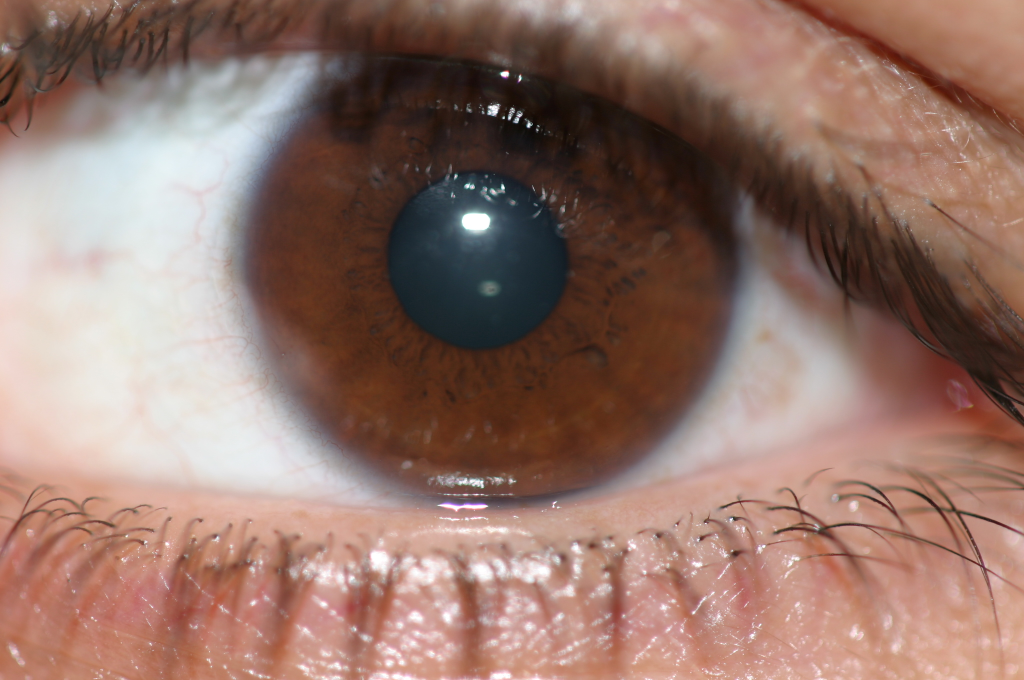
#> input picture images/020/IMG_020_L_2.JPG, 2048 x 1360 px (shown at 1/2 size); its folder holds only this picture in this run
$ python -i iris_recognition.py   (imports and definitions only)   (older library calls are emulated)
#> lines starting #> are read from the running program, lines starting #| are printed output that depends on the picture; after the words box and inside, x2 and y2 are one past the last pixel; in counts of white or black regions, pixels touching at a corner belong together
import numpy as np
import cv2
import glob
from scipy.spatial import distance
import pandas as pd
import os

class Iris_Recognition:

    def localize_iris(self,image):
        #reading image
#> called with image = 'images/020/IMG_020_L_2.JPG'
        img = cv2.imread(image,0)
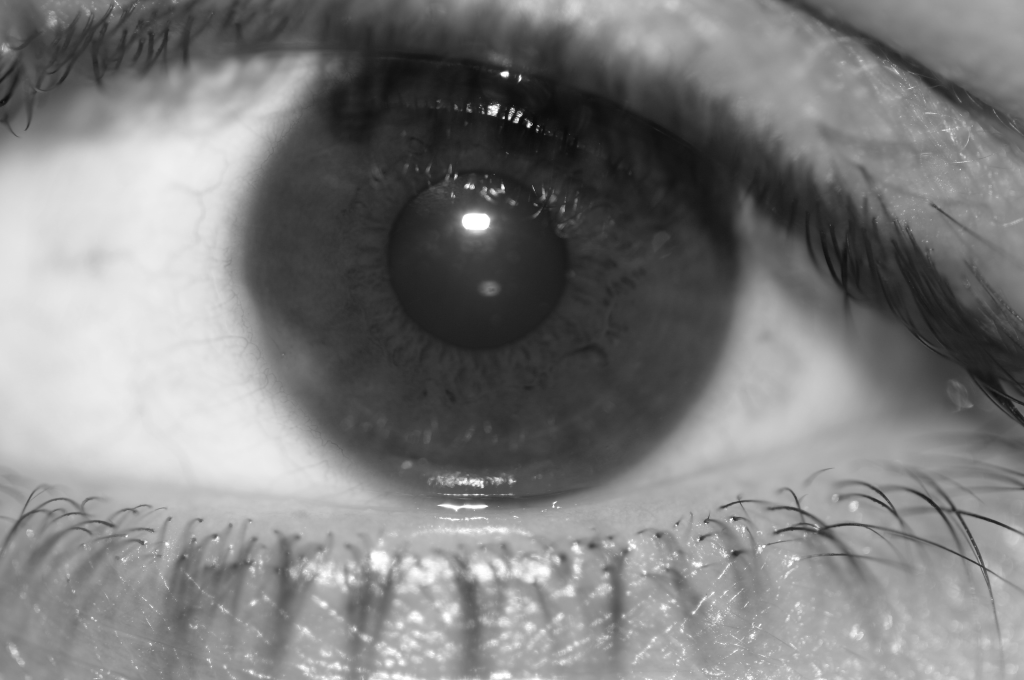
#> img: shape (1360, 2048) (shown at 1/2 size); min 0, max 255, mean 125.1
        #resizing image
        img = cv2.resize(img, (800,600))
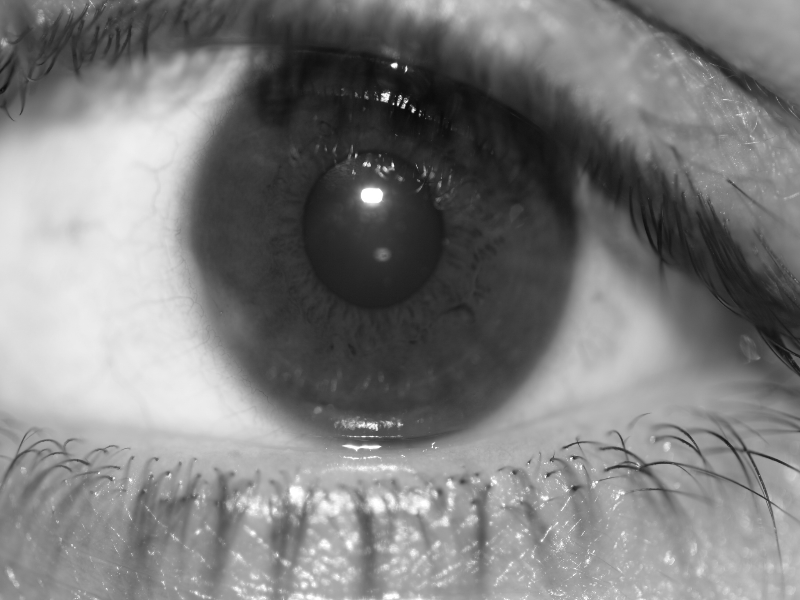
#> img: shape (600, 800); min 10, max 255, mean 125
        #converting image to grayscale
        cimg = cv2.cvtColor(img, cv2.COLOR_GRAY2BGR)
        #applying blur
        img = cv2.GaussianBlur(img, (5,5), 0)
        #creating mask
        _, threshold = cv2.threshold(img, 0, 255, cv2.THRESH_BINARY+cv2.THRESH_OTSU)
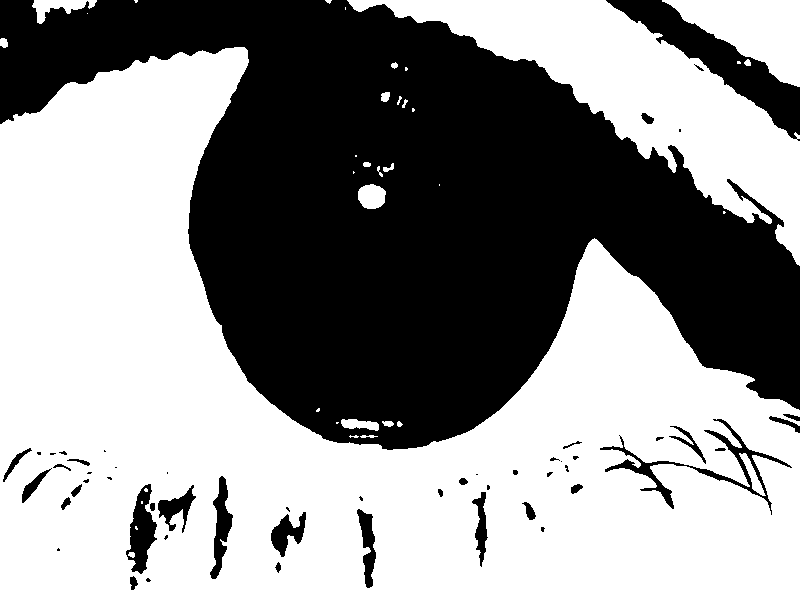
#> threshold: shape (600, 800); 57.1% white; 54 black regions (22 under 20 px), largest, box (x1, y1, x2, y2) and area: (0, 0, 800, 450) 189625, (606, 0, 800, 141) 6777, (600, 419, 792, 515) 2090
        #detectig edges
        canny = cv2.Canny(threshold, 40,50)
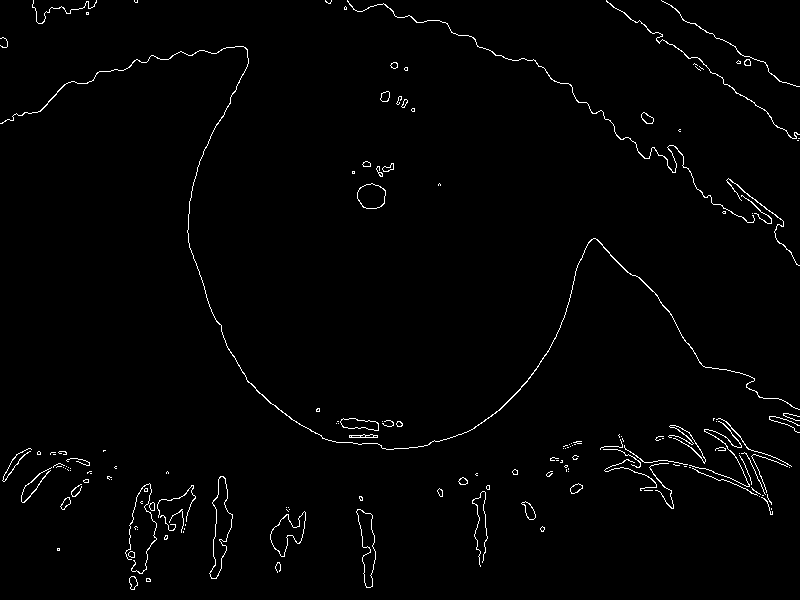
#> canny: shape (600, 800); 1.5% white in thin lines or dots
        #finding circles in edges
        circles = cv2.HoughCircles(canny, cv2.HOUGH_GRADIENT, 1, canny.shape[0]/1, param1=70, param2=30, minRadius=0, maxRadius=400)
#> circles = [[387.5, 227.5, 200.4]]
        circles = np.uint16(np.around(circles))
#> circles = [[388, 228, 200]]
        for i in circles[0,:]:
            # draw the outer circle
            #cv2.circle(cimg,(i[0],i[1]),i[2],(0,255,0),2)
            # draw the center of the circle
            #cv2.circle(cimg,(i[0],i[1]),2,(0,0,255),3)
            x = i[0] - 160
            y = i[1] - 160
            crop = cimg[y:y + 320, x:x + 320]
            r = i[2]
#> this loop made 1 pass
#> (i, x, y, r) on pass 1: ([388, 228, 200], 228, 68, 200)
#> pass 1, in localize_iris, `crop = cimg[y:y + 320, x:x + 320]`:
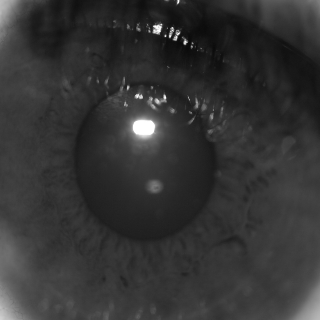
#> crop: shape (320, 320, 3); min 10, max 255, mean 52.3
        # [4 lines of commented-out code are left out]
        return (crop,r)


    # [44 lines left out: functions normalize_iris, encode_features, match_iris, not called in this run]

    # [16 lines of commented-out code are left out]

>>> result = Iris_Recognition().localize_iris('images/020/IMG_020_L_2.JPG')

$ run again, on images/020/IMG_020_R_1.JPG
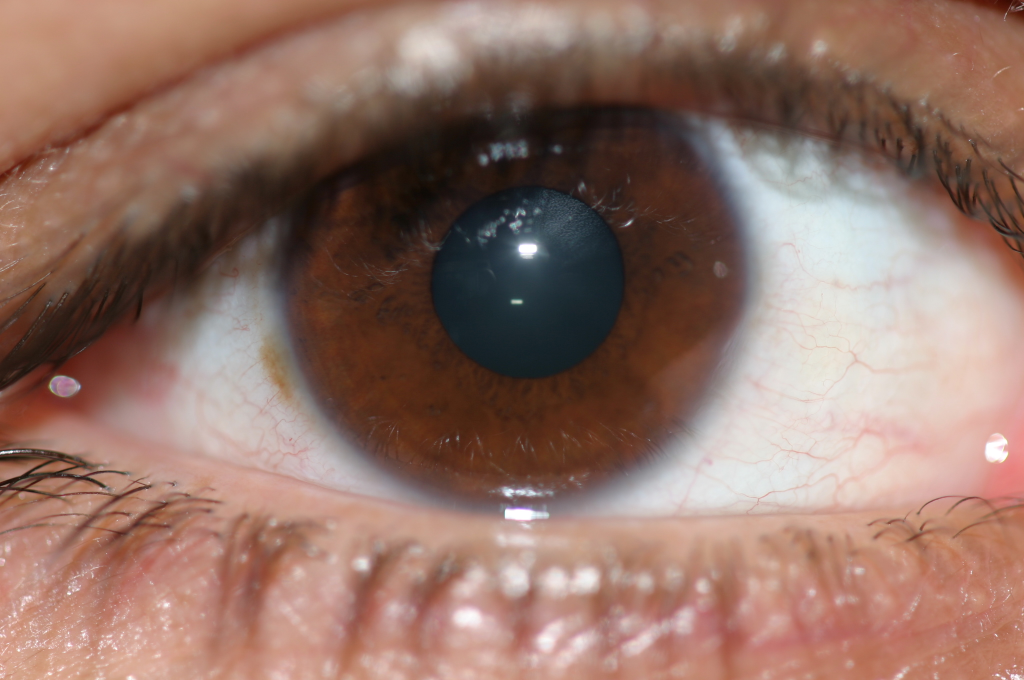
#> input picture images/020/IMG_020_R_1.JPG, 2048 x 1360 px (shown at 1/2 size)
#> in localize_iris, `_, threshold = cv2.threshold(img, 0, 255, cv2.THRESH_BINARY+cv2.THRESH..`:
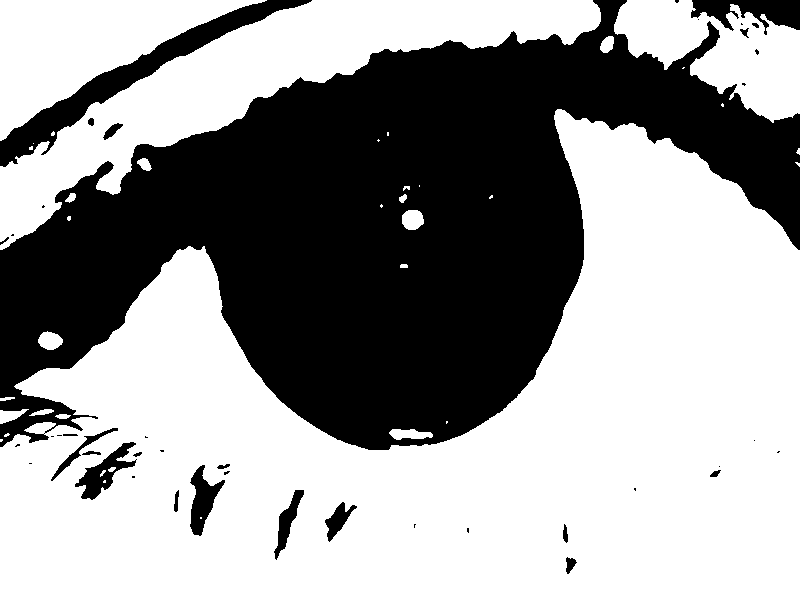
#> threshold: shape (600, 800); 60.6% white; 42 black regions (21 under 20 px), largest, box (x1, y1, x2, y2) and area: (0, 0, 800, 450) 175094, (0, 0, 312, 167) 7156, (691, 0, 800, 35) 2083
#> canny: shape (600, 800); 1.3% white in thin lines or dots
#> in localize_iris, `circles = cv2.HoughCircles(canny, cv2.HOUGH_GRADIENT, 1, canny.shape[0..`: circles = [[396.5, 271.5, 174.4]]
#> in localize_iris, `circles = np.uint16(np.around(circles))`: circles = [[396, 272, 174]]
#> the loop in localize_iris, `for i in circles[0,:]:` made 1 pass
#> (i, x, y, r) on pass 1: ([396, 272, 174], 236, 112, 174)
#> pass 1, in localize_iris, `crop = cimg[y:y + 320, x:x + 320]`:
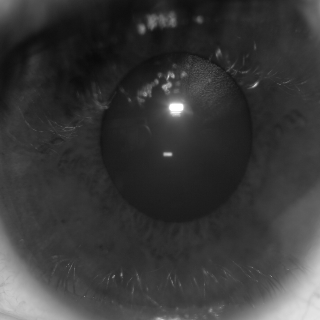
#> crop: shape (320, 320, 3); min 10, max 255, mean 56.5
